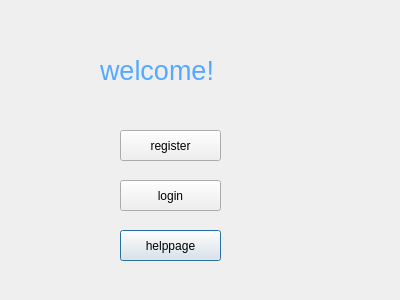
<?xml version="1.0" encoding="UTF-8"?>
<ui version="4.0">
 <class>Mainwindow</class>
 <widget class="QDialog" name="Mainwindow">
  <property name="geometry">
   <rect>
    <x>0</x>
    <y>0</y>
    <width>400</width>
    <height>300</height>
   </rect>
  </property>
  <property name="windowTitle">
   <string>Dialog</string>
  </property>
  <widget class="QPushButton" name="about">
   <property name="geometry">
    <rect>
     <x>120</x>
     <y>230</y>
     <width>101</width>
     <height>31</height>
    </rect>
   </property>
   <property name="text">
    <string>helppage</string>
   </property>
  </widget>
  <widget class="QLabel" name="label">
   <property name="geometry">
    <rect>
     <x>100</x>
     <y>50</y>
     <width>171</width>
     <height>41</height>
    </rect>
   </property>
   <property name="font">
    <font>
     <family>Arial</family>
     <pointsize>20</pointsize>
    </font>
   </property>
   <property name="styleSheet">
    <string notr="true">color:rgb(85, 170, 255)</string>
   </property>
   <property name="text">
    <string>welcome!</string>
   </property>
  </widget>
  <widget class="QPushButton" name="loginbutton">
   <property name="geometry">
    <rect>
     <x>120</x>
     <y>180</y>
     <width>101</width>
     <height>31</height>
    </rect>
   </property>
   <property name="text">
    <string>login</string>
   </property>
  </widget>
  <widget class="QPushButton" name="registerbutton">
   <property name="geometry">
    <rect>
     <x>120</x>
     <y>130</y>
     <width>101</width>
     <height>31</height>
    </rect>
   </property>
   <property name="text">
    <string>register</string>
   </property>
  </widget>
 </widget>
 <resources/>
 <connections/>
</ui>
